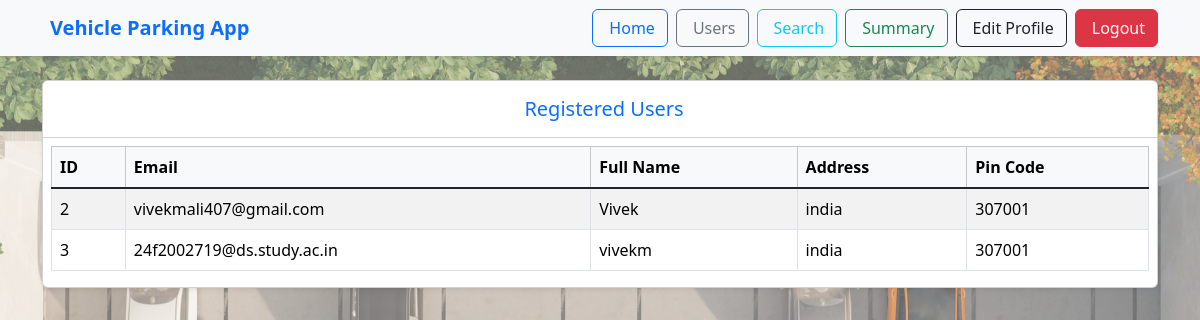
/users (signed in), run on an earlier commit of the app's database.
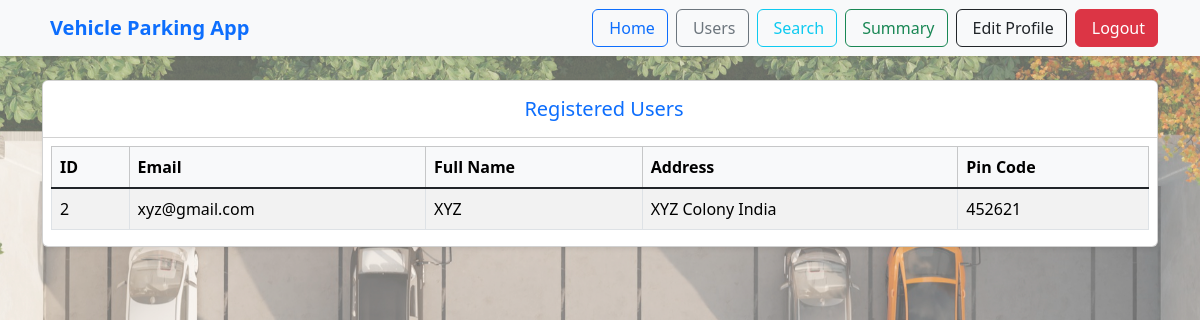
And on a later commit of the database.
### models/models.py (models this page shows)
class User(db.Model):
    user_id = db.Column(db.Integer, primary_key=True, autoincrement = True )
    user_email = db.Column(db.String(100), unique = True , nullable = False)
    user_password = db.Column(db.String(250), nullable = False)
    user_name = db.Column(db.String(50), nullable = False)
    user_address = db.Column(db.String(250), nullable = True)
    user_pincode = db.Column(db.String(10), nullable = True)
    role_id = db.Column(db.Integer, db.ForeignKey('role.id'), nullable = True)
    role = db.relationship('Role', backref='user', lazy=True)

### controller/routes.py (the view)
@app.route('/users')
def users():
    if 'user_email' not in session or session.get('user_role',None) != 'admin':
        flash('Access denied! Admins only.', 'error')
        return redirect(url_for('home'))
    else:
        users = User.query.filter(User.role_id != 1 ).all()
        return render_template('users.html', users=users)

### templates/users.html (shortened to what this page needs)
{% extends 'base.html' %}
{% block content %}
<div class="container py-4">
  <div class="card shadow-sm">
    <div class="card-header bg-white">
      <h5 class="mb-0 text-primary text-center mb-2 mt-2">
        Registered Users
      </h5>
    </div>
    <div class="card-body p-2">
      <div class="table-responsive">
        <table class="table table-hover table-striped mb-2 align-middle table-bordered">
          <thead class="table-light">
            <tr>
              <th>ID</th>
              <th>Email</th>
              <th>Full Name</th>
              <th>Address</th>
              <th>Pin Code</th>
            </tr>
          </thead>
          <tbody class="table-group-divider">
            {% for user in users %}
              <tr>
                <td>{{ user.user_id }}</td>
                <td>{{ user.user_email }}</td>
                <td>{{ user.user_name }}</td>
                <td>{{ user.user_address }}</td>
                <td>{{ user.user_pincode }}</td>
              </tr>
            {% endfor %}
          </tbody>
        </table>
      </div>
    </div>
  </div>
</div>
{% endblock %}

What changed in the data, as far as the page shows it:
removed User: user_id "3", user_email "24f2002719@ds.study.ac.in", user_name "vivekm", user_address "india", user_pincode "307001"
changed User id 2: user_email "vivekmali407@gmail.com" → "xyz@gmail.com"; user_name "Vivek" → "XYZ"; user_address "india" → "XYZ Colony India"; user_pincode "307001" → "452621"
